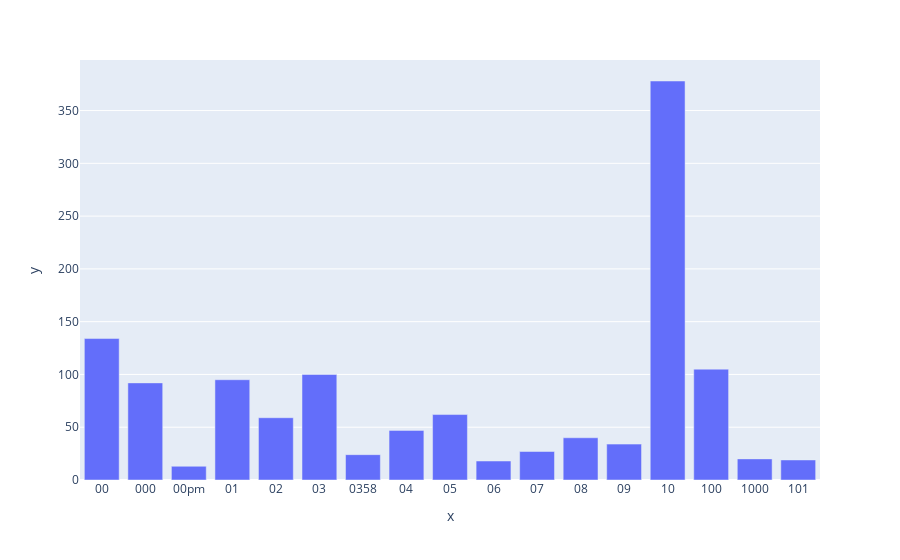

The notebook cell saved with this chart:
### Markdown cell above
### >>> **Exercise 14 (take home):** 
The chart above only contains 300 vocabulary in the documents, and it's already computationally intensive to both compute and visualize. Can you efficiently reduce the number of terms you want to visualize as an exercise.

### Code cell
# Answer here
show_list = []
for i in range(300):
    if term_frequencies[i] > 9:
        show_list.append(i)

import plotly.express as px
fig = px.bar(data_frame=[term_frequencies[i] for i in show_list], 
             x=[count_vect.get_feature_names_out()[i]for i in show_list], 
             y=[term_frequencies[i] for i in show_list])
fig.show()

### Figure 1 — Plotly figure (JSON) as saved in the notebook; plotly's stock layout.template omitted (floating-point values rounded to 4 significant figures)
{"data": [{"alignmentgroup": "True", "hovertemplate": "x=%{x}<br>y=%{y}<extra></extra>", "legendgroup": "", "marker": {"color": "#636efa", "pattern": {"shape": ""}}, "name": "", "offsetgroup": "", "orientation": "v", "showlegend": false, "textposition": "auto", "type": "bar", "x": ["00", "000", "00pm", "01", "02", "03", "0358", "04", "05", "06", "07", "08", "09", "10", "100", "1000", "101"], "xaxis": "x", "y": [134, 92, 13, 95, 59, 100, 24, 47, 62, 18, 27, 40, 34, 378, 105, 20, 19], "yaxis": "y"}], "layout": {"barmode": "relative", "legend": {"tracegroupgap": 0}, "margin": {"t": 60}, "xaxis": {"anchor": "y", "domain": [0, 1], "title": {"text": "x"}}, "yaxis": {"anchor": "x", "domain": [0, 1], "title": {"text": "y"}}}}
